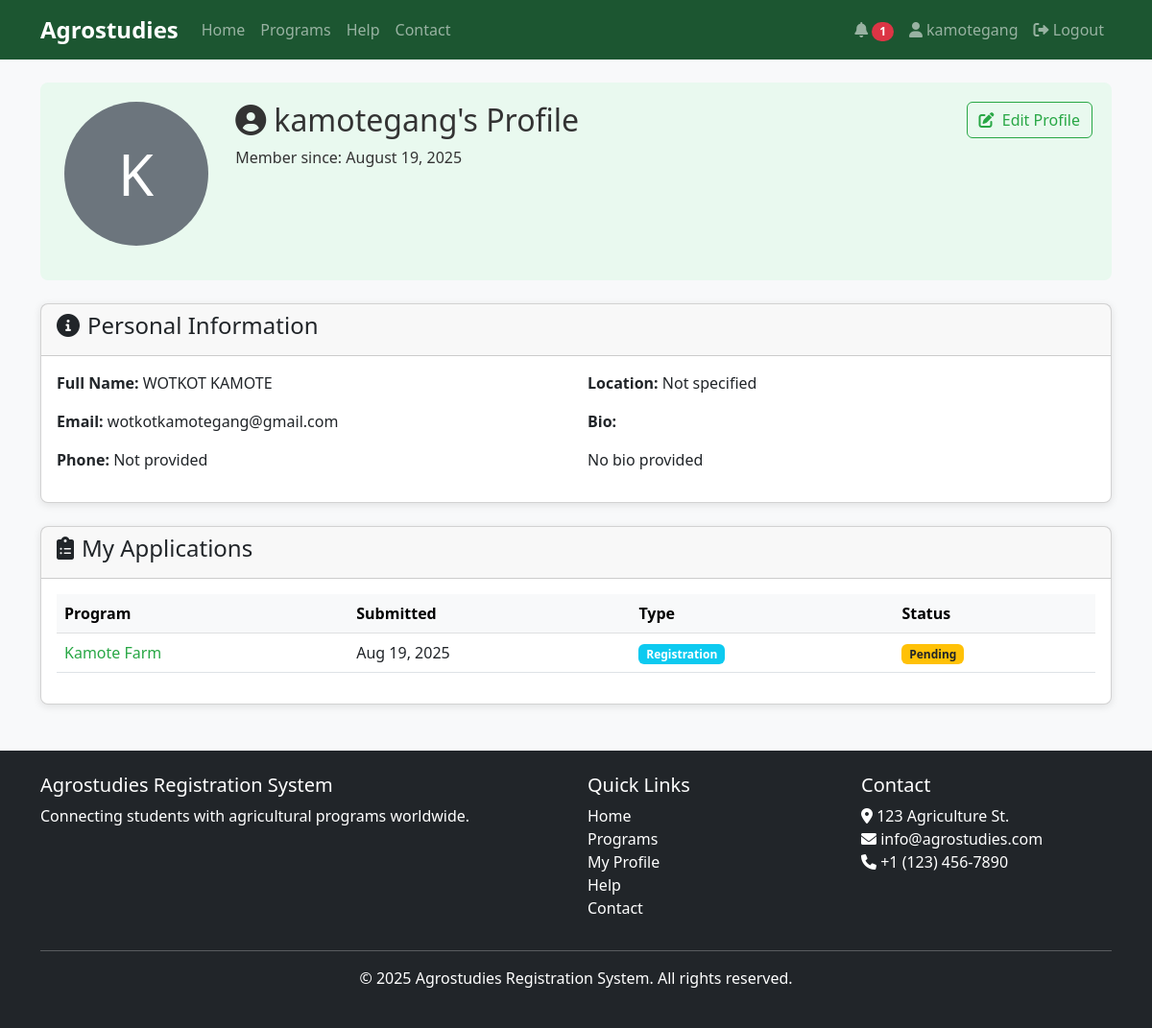
Before: /profile/ (signed in) with the older database file.
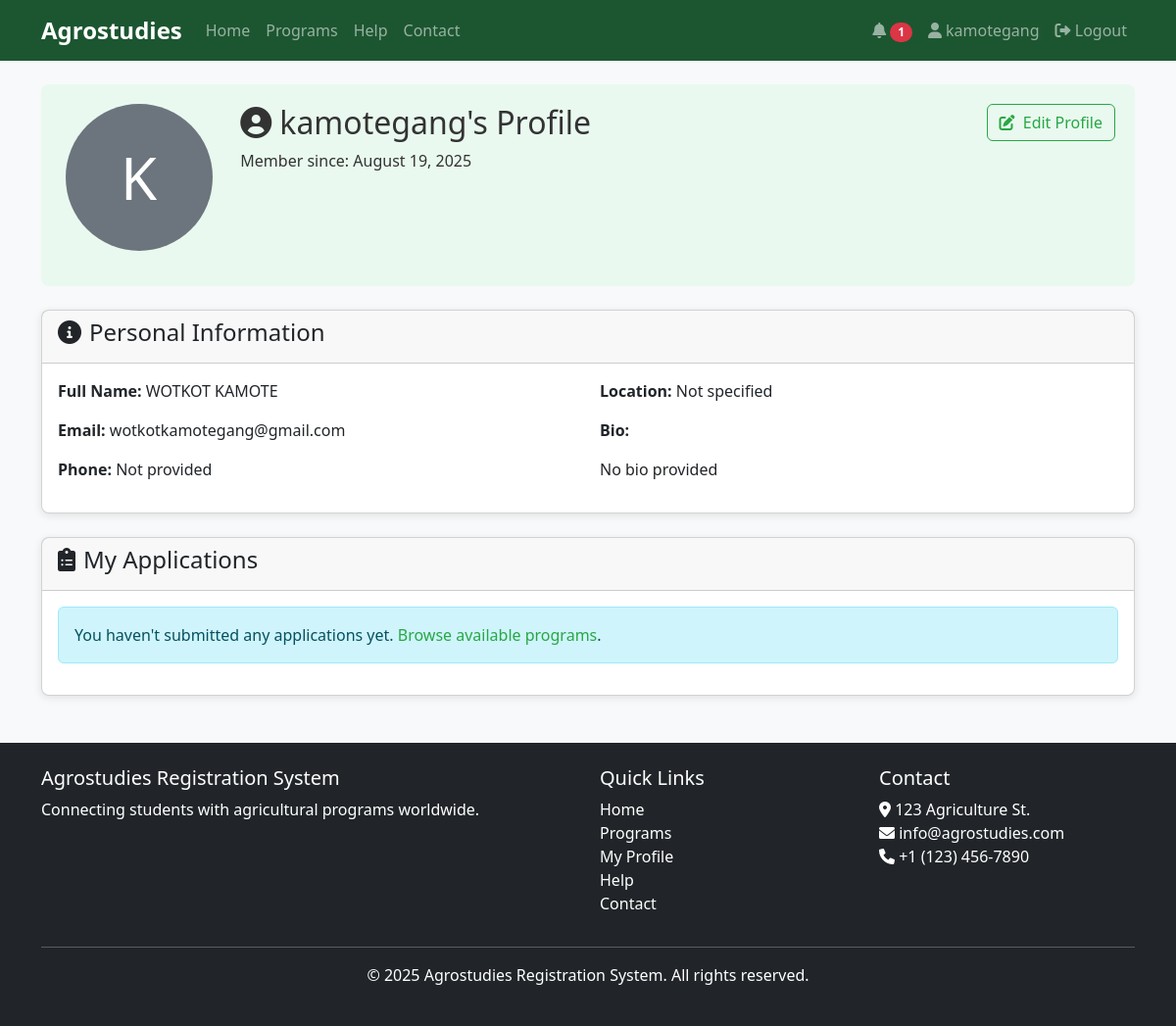
After: the same page with the newer database file.
### core/models.py (models this page shows, shortened)
class Registration(models.Model):
    PENDING = 'pending'
    APPROVED = 'approved'
    REJECTED = 'rejected'
    STATUS_CHOICES = [
        (PENDING, 'Pending'),
        (APPROVED, 'Approved'),
        (REJECTED, 'Rejected'),
    ]
    user = models.ForeignKey(User, on_delete=models.CASCADE)
    program = models.ForeignKey(AgricultureProgram, on_delete=models.CASCADE)
    registration_date = models.DateTimeField(auto_now_add=True)
    status = models.CharField(max_length=10, choices=STATUS_CHOICES, default=PENDING)
    notes = models.TextField(blank=True)
    processed = models.BooleanField(default=False)  # Flag to indicate if this registration has been processed into a candidate
    tor = models.FileField(upload_to='documents/tor/', blank=True, null=True, verbose_name="Transcript of Records (TOR)")
    nc2_tesda = models.FileField(upload_to='documents/tesda/', blank=True, null=True, verbose_name="NC2 from TESDA")
    diploma = models.FileField(upload_to='documents/diploma/', blank=True, null=True)
    good_moral = models.FileField(upload_to='documents/moral/', blank=True, null=True, verbose_name="Good Moral Character")
    nbi_clearance = models.FileField(upload_to='documents/nbi/', blank=True, null=True, verbose_name="NBI Clearance")
    class Meta:
        unique_together = ('user', 'program')

class AgricultureProgram(models.Model):
    title = models.CharField(max_length=200)
    description = models.TextField()
    start_date = models.DateField()
    location = models.CharField(max_length=100)
    capacity = models.PositiveIntegerField()
    created_at = models.DateTimeField(auto_now_add=True)
    updated_at = models.DateTimeField(auto_now=True)

### core/views.py (the view)
# urls.py: path('profile/', views.profile, name='profile'),
@login_required
def profile(request):
    if request.method == 'POST':
        u_form = UserUpdateForm(request.POST, instance=request.user)
        p_form = ProfileUpdateForm(request.POST, request.FILES, instance=request.user.profile)
        if u_form.is_valid() and p_form.is_valid():
            if 'delete_image' in request.POST and request.user.profile.profile_image:
                old_image = request.user.profile.profile_image.path
                request.user.profile.profile_image = None
                if os.path.exists(old_image):
                    os.remove(old_image)
            u_form.save()
            p_form.save()
            messages.success(request, 'Your profile has been updated!')
            try:
                candidate_qs = Candidate.objects.filter(Q(created_by=request.user) | Q(email=request.user.email))
                if candidate_qs.exists():
                    candidate_qs.update(
                        first_name=request.user.first_name,
                        last_name=request.user.last_name,
                        email=request.user.email,
                        father_name=request.user.profile.father_name,
                        mother_name=request.user.profile.mother_name,
                        date_of_birth=request.user.profile.date_of_birth,
                        gender=request.user.profile.gender,
                        country_of_birth=request.user.profile.country_of_birth,
                        nationality=request.user.profile.nationality,
                        religion=request.user.profile.religion,
                    )
            except Exception:
                pass
            Notification.add_notification(
                request.user,
                "Your profile has been successfully updated.",
                Notification.SUCCESS
            )
            return redirect('profile')
    else:
        u_form = UserUpdateForm(instance=request.user)
        p_form = ProfileUpdateForm(instance=request.user.profile)
    registrations = Registration.objects.filter(user=request.user).order_by('-registration_date')
    candidate_apps = Candidate.objects.filter(Q(created_by=request.user) | Q(email=request.user.email)).order_by('-created_at')
    context = {
        'u_form': u_form,
        'p_form': p_form,
        'registrations': registrations,
        'candidate_apps': candidate_apps
    }
    return render(request, 'profile.html', context)

### core/context_processors.py (called while the page is built)
def notification_count(request):
    if request.user.is_authenticated:
        unread_count = Notification.objects.filter(user=request.user, read=False).count()
        return {
            'unread_notifications_count': unread_count
        }
    return {
        'unread_notifications_count': 0
    }

### templates/profile.html (shortened to what this page needs)
{% extends 'base.html' %}
{% block content %}
<div class="profile-header mb-4">
    <div class="row">
        <div class="col-md-2 text-center">
            {% if user.profile.profile_image %}
                <img src="{{ user.profile.profile_image.url }}" alt="{{ user.username }}" class="img-fluid rounded-circle mb-3" style="max-width: 150px; max-height: 150px;">
            {% else %}
                <div class="bg-secondary text-white rounded-circle d-flex align-items-center justify-content-center mb-3" style="width: 150px; height: 150px; font-size: 60px; margin: 0 auto;">
                    {{ user.username|first|upper }}
                </div>
            {% endif %}
        </div>
        <div class="col-md-6">
            <h2><i class="fas fa-user-circle me-2"></i>{{ user.username }}'s Profile</h2>
            <p>Member since: {{ user.profile.date_joined|date:"F j, Y" }}</p>
        </div>
        <div class="col-md-4 text-md-end">
            <a class="btn btn-outline-primary" data-bs-toggle="collapse" href="#editProfileForm" role="button">
                <i class="fas fa-edit me-1"></i> Edit Profile
            </a>
        </div>
    </div>
</div>
<div class="card mb-4">
    <div class="card-header">
        <h4><i class="fas fa-info-circle me-2"></i>Personal Information</h4>
    </div>
    <div class="card-body">
        <div class="row">
            <div class="col-md-6">
                <p><strong>Full Name:</strong> {{ user.first_name }} {{ user.last_name }}</p>
                <p><strong>Email:</strong> {{ user.email }}</p>
                <p><strong>Phone:</strong> {{ user.profile.phone_number|default:"Not provided" }}</p>
            </div>
            <div class="col-md-6">
                <p><strong>Location:</strong> {{ user.profile.location|default:"Not specified" }}</p>
                <p><strong>Bio:</strong> {{ user.profile.bio|default:"No bio provided"|linebreaks }}</p>
            </div>
        </div>
    </div>
</div>
{% if not user.is_staff %}
<div class="card">
    <div class="card-header">
        <h4><i class="fas fa-clipboard-list me-2"></i>My Applications</h4>
    </div>
    <div class="card-body">
        {% if registrations or candidate_apps %}
            <div class="table-responsive">
                <table class="table table-hover">
                    <thead class="table-light">
                        <tr>
                            <th>Program</th>
                            <th>Submitted</th>
                            <th>Type</th>
                            <th>Status</th>
                        </tr>
                    </thead>
                    <tbody>
                        {% for reg in registrations %}
                            <tr>
                                <td><a href="{% url 'program_detail' reg.program.id %}">{{ reg.program.title }}</a></td>
                                <td>{{ reg.registration_date|date:"M d, Y" }}</td>
                                <td><span class="badge bg-info">Registration</span></td>
                                <td>
                                    {% if reg.status == 'approved' %}
                                        <span class="badge bg-success">Approved</span>
                                    {% elif reg.status == 'rejected' %}
                                        <span class="badge bg-danger">Rejected</span>
                                    {% else %}
                                        <span class="badge bg-warning text-dark">Pending</span>
                                    {% endif %}
                                </td>
                            </tr>
                        {% endfor %}
                    </tbody>
                </table>
            </div>
        {% else %}
            <div class="alert alert-info">
                You haven't submitted any applications yet.
                <a href="{% url 'program_list' %}">Browse available programs</a>.
            </div>
        {% endif %}
    </div>
</div>
{% endif %}
{% endblock %}

Changed rows visible on the page:
removed Registration: program "Kamote Farm", registration_date "Aug 19, 2025", status "Pending"
Other visible differences:
text no longer shown: "Program Submitted Type Status"
text now shown: "You haven't submitted any applications yet. Browse available programs ."
